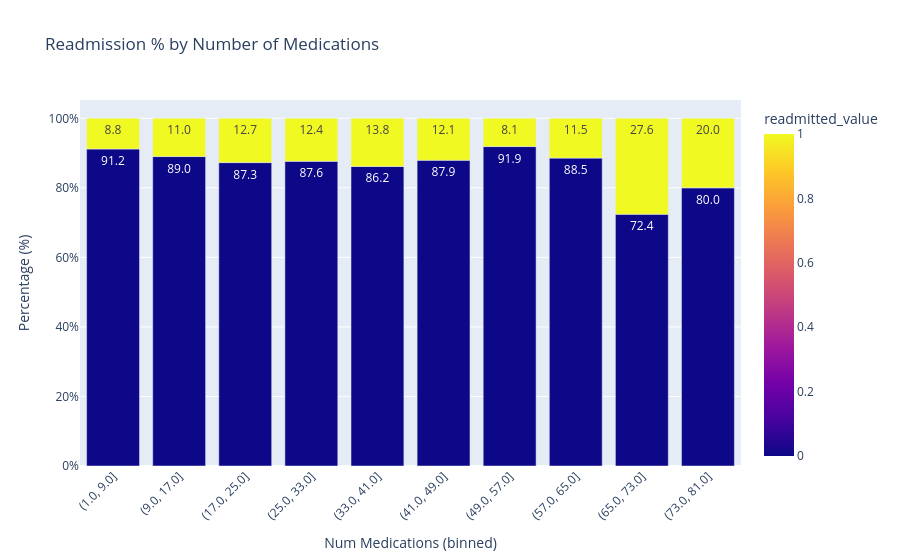

The code cell stored with this chart in its notebook:
### Code cell
# Calculate percentage of each readmitted_value within each bin
df_pct = (
    diabetic_raw
    .groupby(["med_bin", "readmitted_value"])
    .size()
    .reset_index(name="count")
)
df_pct["pct"] = df_pct.groupby("med_bin")["count"].transform(lambda x: x / x.sum() * 100)
df_pct["med_bin"] = df_pct["med_bin"].astype(str)

fig = px.bar(
    df_pct,
    x="med_bin",
    y="pct",
    color="readmitted_value",
    barmode="stack",
    title="Readmission % by Number of Medications",
    labels={"med_bin": "Num Medications (binned)", "pct": "Percentage (%)"},
    text_auto=".1f"
)
fig.update_layout(yaxis_ticksuffix="%", xaxis_tickangle=-45)
fig.show()

### Figure 1 — Plotly figure (JSON) as saved in the notebook; plotly's stock layout.template omitted (floating-point values rounded to 4 significant figures)
{"data": [{"hovertemplate": "Num Medications (binned)=%{x}<br>Percentage (%)=%{y}<br>readmitted_value=%{marker.color}<extra></extra>", "legendgroup": "", "marker": {"color": [0, 1, 0, 1, 0, 1, 0, 1, 0, 1, 0, 1, 0, 1, 0, 1, 0, 1, 0, 1], "coloraxis": "coloraxis", "pattern": {"shape": ""}}, "name": "", "orientation": "v", "showlegend": false, "textposition": "auto", "texttemplate": "%{y:.1f}", "type": "bar", "x": ["(1.0, 9.0]", "(1.0, 9.0]", "(9.0, 17.0]", "(9.0, 17.0]", "(17.0, 25.0]", "(17.0, 25.0]", "(25.0, 33.0]", "(25.0, 33.0]", "(33.0, 41.0]", "(33.0, 41.0]", "(41.0, 49.0]", "(41.0, 49.0]", "(49.0, 57.0]", "(49.0, 57.0]", "(57.0, 65.0]", "(57.0, 65.0]", "(65.0, 73.0]", "(65.0, 73.0]", "(73.0, 81.0]", "(73.0, 81.0]"], "xaxis": "x", "y": [91.17, 8.828, 88.99, 11.01, 87.26, 12.74, 87.64, 12.36, 86.17, 13.83, 87.95, 12.05, 91.88, 8.125, 88.55, 11.45, 72.41, 27.59, 80.0, 20.0], "yaxis": "y"}], "layout": {"barmode": "stack", "coloraxis": {"colorbar": {"title": {"text": "readmitted_value"}}, "colorscale": [[0, "#0d0887"], [0.1111, "#46039f"], [0.2222, "#7201a8"], [0.3333, "#9c179e"], [0.4444, "#bd3786"], [0.5556, "#d8576b"], [0.6667, "#ed7953"], [0.7778, "#fb9f3a"], [0.8889, "#fdca26"], [1, "#f0f921"]]}, "legend": {"tracegroupgap": 0}, "title": {"text": "Readmission % by Number of Medications"}, "xaxis": {"anchor": "y", "domain": [0, 1], "tickangle": -45, "title": {"text": "Num Medications (binned)"}}, "yaxis": {"anchor": "x", "domain": [0, 1], "ticksuffix": "%", "title": {"text": "Percentage (%)"}}}}
